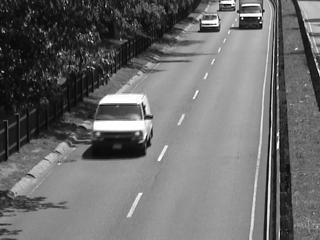
#> input picture lab3/img/I.jpg, 320 x 240 px
$ python zad1.py
#> lines starting #> are read from the running program, lines starting #| are printed output that depends on the picture
import cv2
import numpy as np
import matplotlib.pyplot as plt


W2 = 1
dX = 1
dY = 1
I = cv2.imread('img/I.jpg')
#> I is the input picture: shape (240, 320, 3); min 0, max 255, mean 107.9
J = cv2.imread('img/J.jpg')
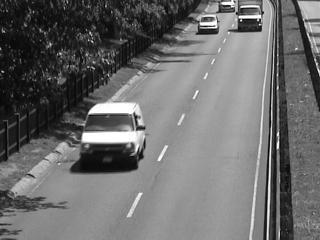
#> input picture lab3/img/J.jpg, 320 x 240 px
#> J is the input picture: shape (240, 320, 3); min 0, max 255, mean 107.9

I = cv2.cvtColor(I, cv2.COLOR_RGB2GRAY)
#> I: shape (240, 320)
J = cv2.cvtColor(J, cv2.COLOR_RGB2GRAY)
#> J: shape (240, 320)

I_diff = cv2.absdiff(I, J)
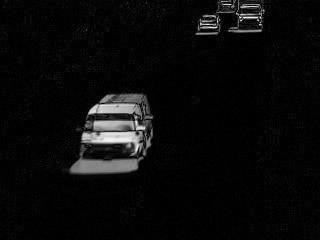
#> I_diff: shape (240, 320); min 0, max 249, mean 10.4
u = np.zeros(I.shape)
v = np.zeros(I.shape)

for j in range(W2+1, I.shape[0]-2):
    for i in range(W2+1, I.shape[1]-2):
        IO = np.float32(I[j - W2:j + W2 + 1, i - W2:i + W2 + 1])
        dd = np.ones((2*dY+1,2*dX+1),np.float64)*np.inf
        for i2 in range(-dX, dX + 1):
            for j2 in range(-dY, dY + 1):
                JO = np.float32(J[j - W2 + i2:j + W2 + 1 + i2, i - W2 + j2:i + W2 + 1 + j2])
                dd[i2 + dX, j2 + dY] = np.sum(np.sqrt((np.square(JO - IO))))
        ind = np.unravel_index(np.argmin(dd, axis=None), dd.shape)
    # print(ind[0], ind[1])
        u[j, i] = ind[0] -1
        v[j, i] = ind[1] -1
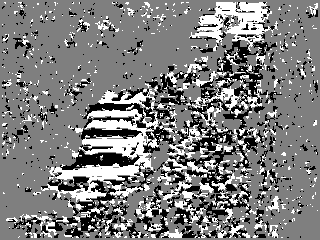
#> u: shape (240, 320) float64; min -1, max 1, mean -0.00802; drawn with min black and max white
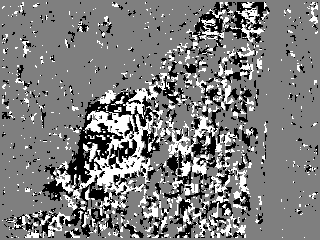
#> v: shape (240, 320) float64; min -1, max 1, mean -0.016; drawn with min black and max white

plt.imshow(I)
plt.quiver(u, v, scale = 0.5, scale_units='dots')
plt.show()
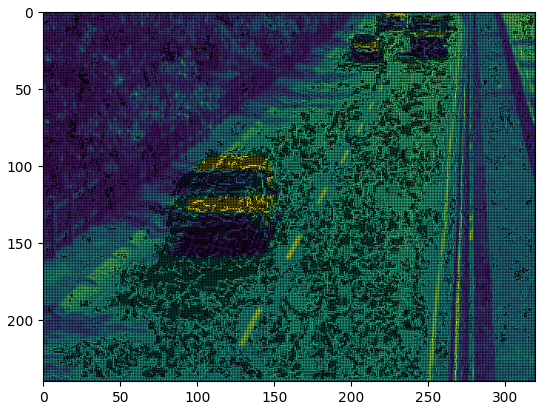
#> figure drawn by matplotlib, 1 panel

# cv2.imshow("I", I)
# cv2.imshow("J", J)
cv2.imshow('I_diff', I_diff)

cv2.waitKey(0)
